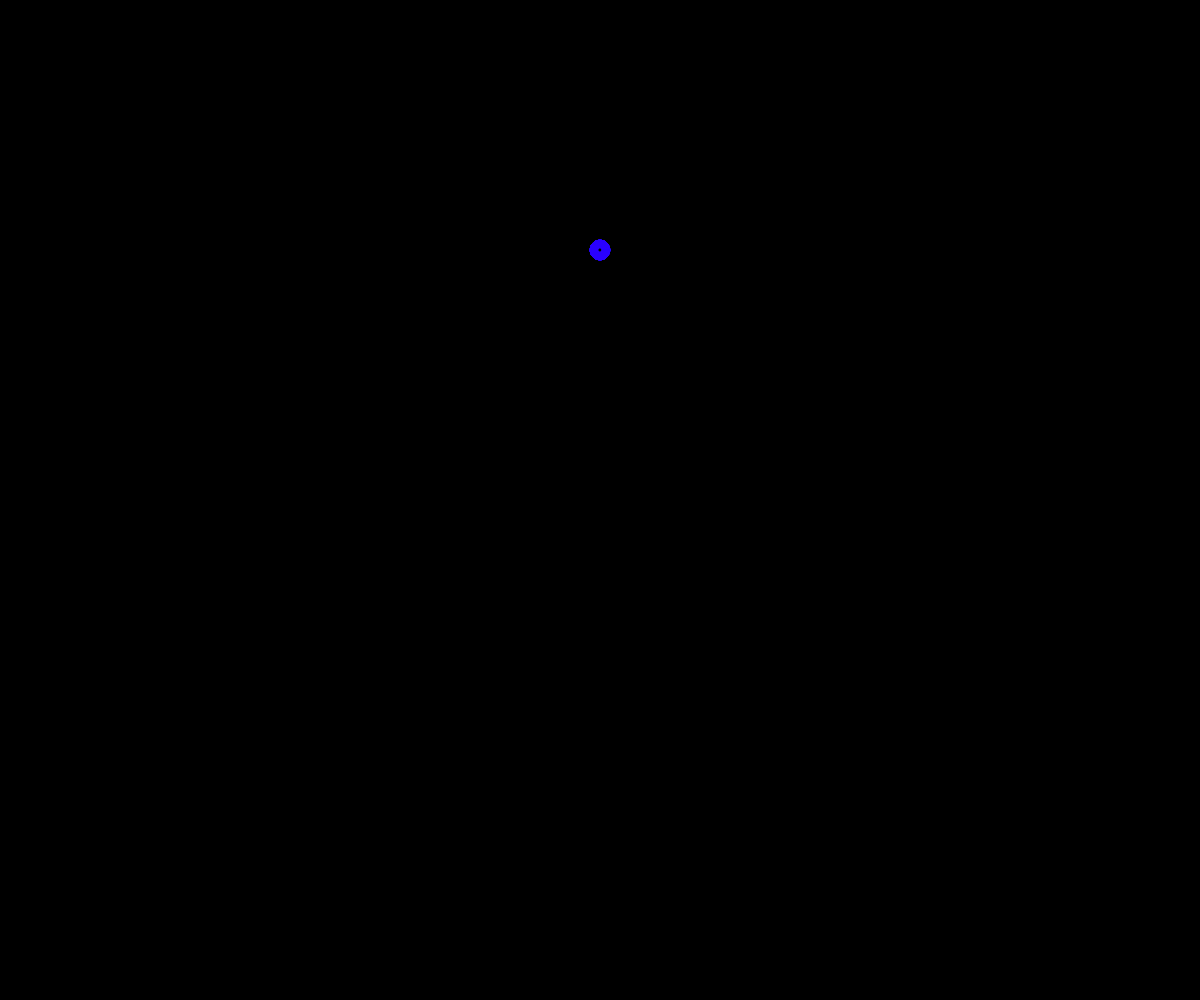
Frame 1 (no input)
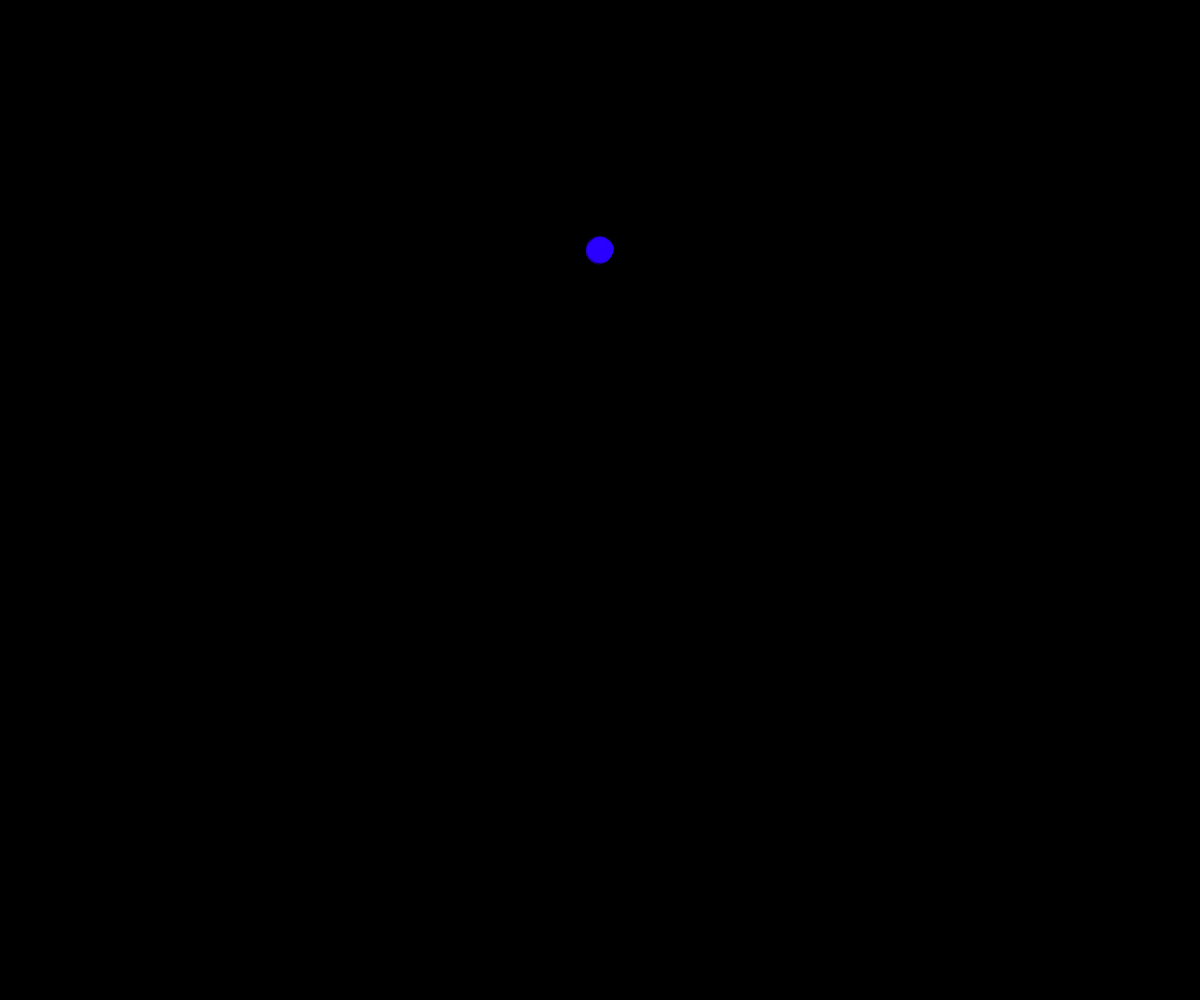
Frame 60 (no input)
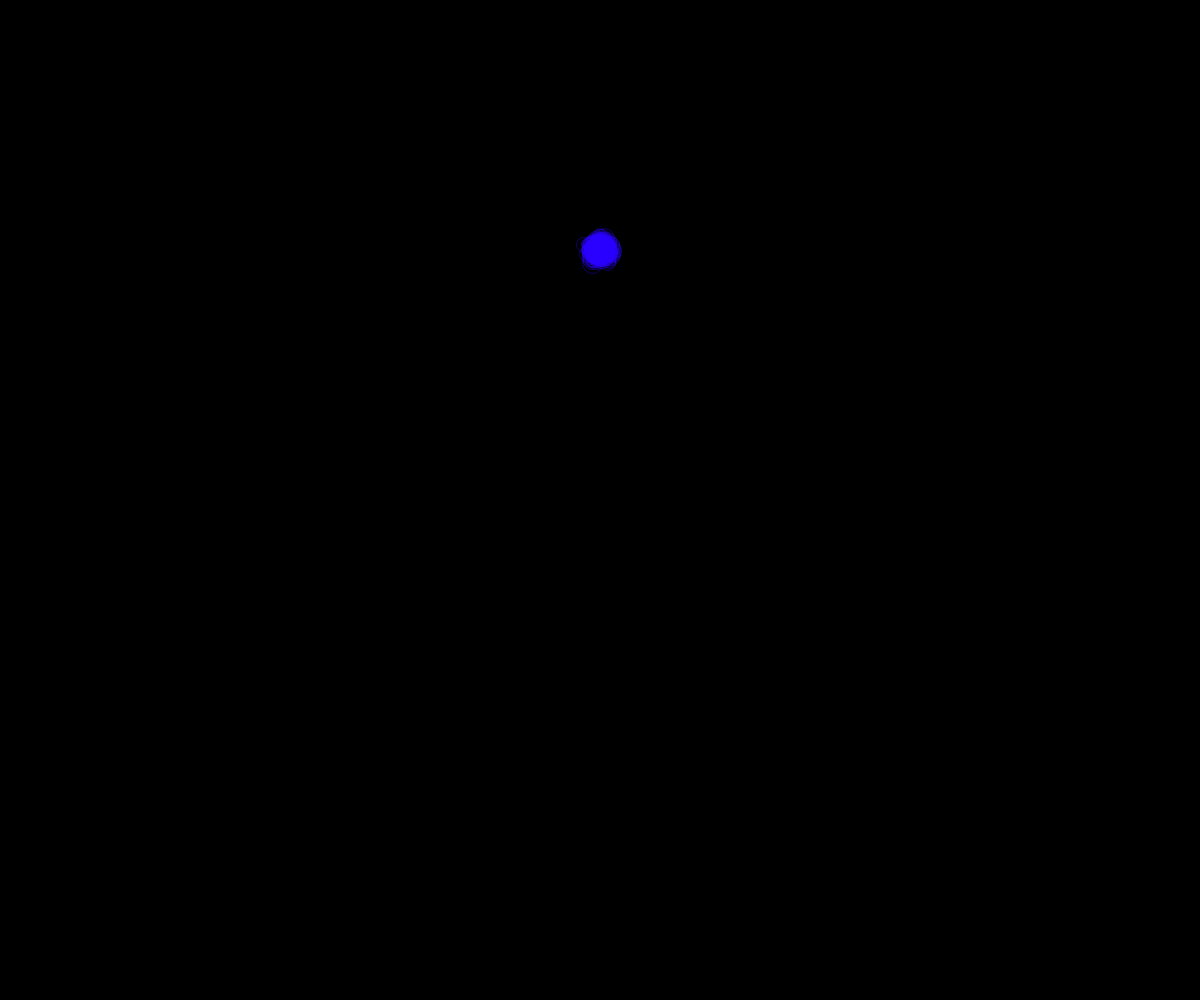
Frame 120 (the mouse pressed at the canvas centre since frame 60)

The p5.js sketch that drew these frames (run headless with seeded random() and noise() and a simulated clock; from frame 60 on, the mouse is pressed at the canvas centre):

// p5.js sketch
// ── sketch.js
var ps;
function setup() {
  createCanvas(window.innerWidth, window.innerHeight);
  ps = new ParticleSystem(1000);
  ps.setup(createVector(width/2, height/4));
}

function draw() {
  background(0);

  stroke(45, 0, 255, 100);
  noFill();
  ps.update();
  ps.display();

}

// ── particle.js
function Particle(loc, size){
  this.loc = loc.copy();
  this.acc = createVector(0, 0);
  this.vel = createVector(0, 0);
  this.size = size;

  this.update = function(){
    this.vel.add(this.acc);
    this.loc.add(this.vel);

    this.acc.mult(0);
  }

  this.applyForce = function(force){
    this.acc.add(force);

  }
  this.display = function(){
    ellipse(this.loc.x, this.loc.y, this.size, this.size);
  }
}

// ── particleSystem.js
function ParticleSystem(numOfParticles){
  this.numOfParticles = numOfParticles;
  this.particles = [];

  this.setup = function(loc){
    for(var i = 0; i < this.numOfParticles; i++){
      var p = new Particle(loc, random(5, 20));
      this.particles[i] = p;
    }

  }
  this.update = function(){
    for(var i = 0; i < this.particles.length; i ++){
      var randomRange = 0.01;
      var randomVec = createVector(random(- randomRange, randomRange), random(-randomRange, randomRange));
      this.particles[i].applyForce(randomVec);
      this.particles[i].update();
    }
  }
  this.display = function(){
    for(var i = 0; i < this.particles.length; i ++){
      this.particles[i].display();
    }
  }
}
